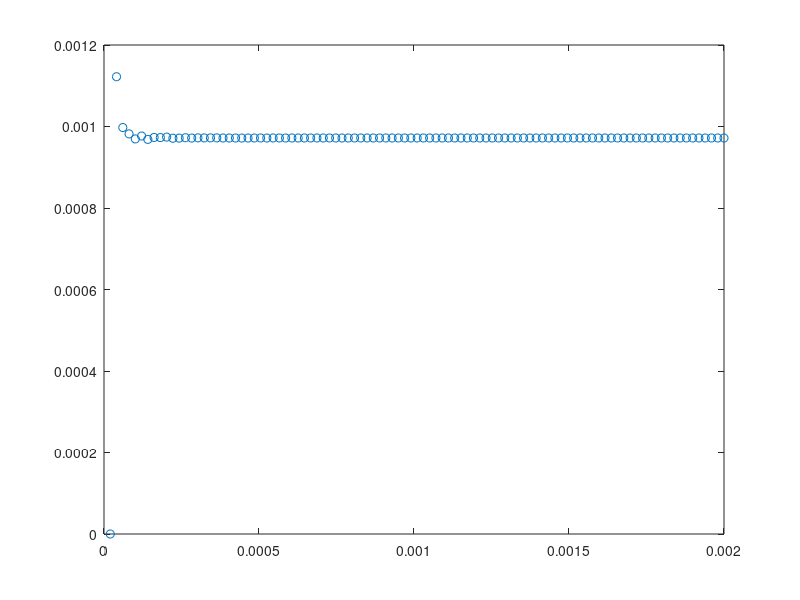
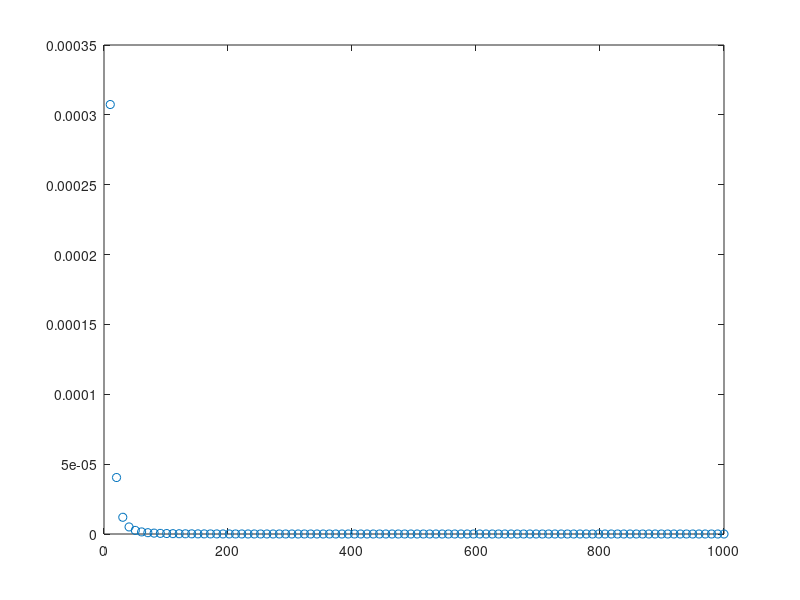
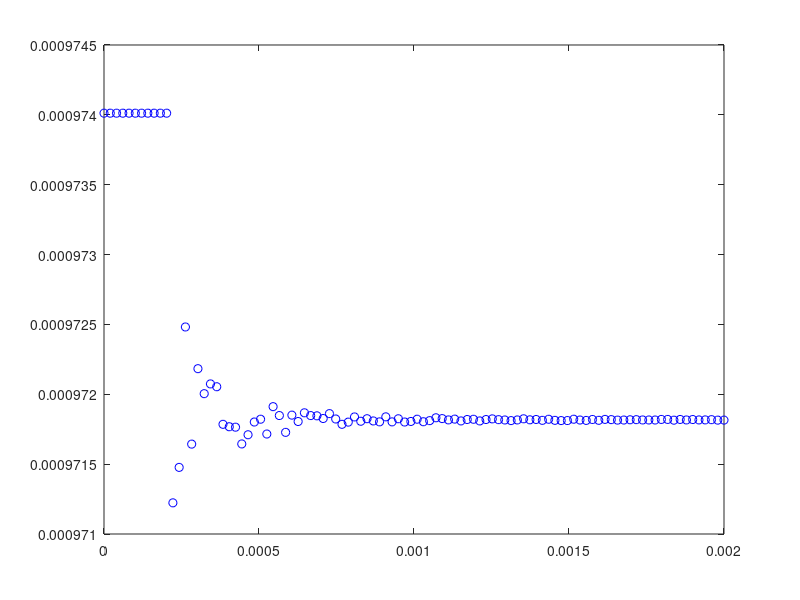
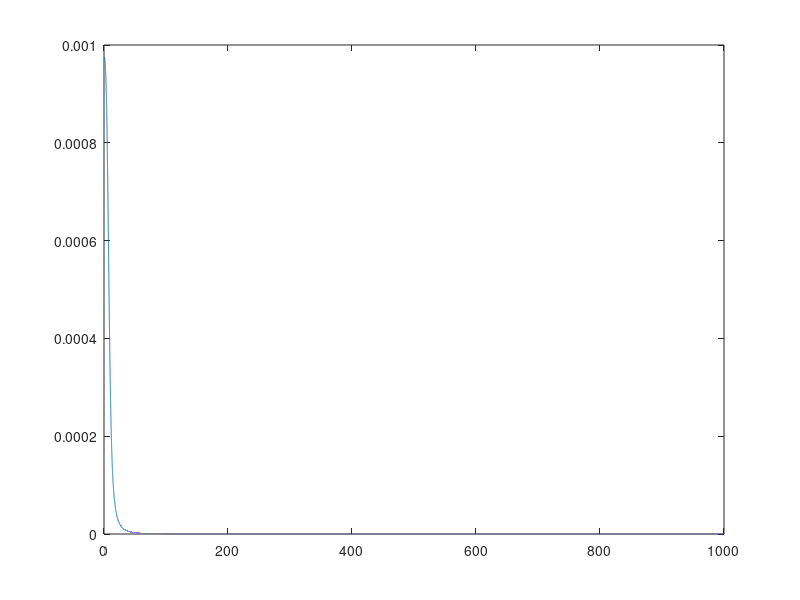

These figures' MATLAB source, in order: (Note: this script raises an error after producing the figures.)
% Integral med förbehandling
clc; clear all; close all;

% notes:
% tolerance for pain (or error)
tol = 1e-9;
% analytisk förbehandling: fiffla lite innan du utför
% numerisk integration med trapetsmetoden.
% inbyggda funktioner för jämförelse: quad, integral, trapz
% ... eller analytiska värdet.

% a. Plot the integrand.
integrand = @(x) (1 - exp(-(x./7).^3))./(3.*x.^3);
figure(1)
x = linspace(0, 2*10e-4);
plot(x, integrand(x), 'o')
% it looks the way it does, especially without the 'o'
% option, since MATLAB does a linear interpolation. The
% second data point "shoots off"?

% b. Svanskapning?
figure(2)
B = 1000; % Where we'll cut off.
% B = 1000 gives 4 correct digits
% B = 10000 gives more,
% but four seems enough.
% remember, we're trading accuracy for less computing work
% a few extra decimals for ten times the work would be a
% trade-off we're choosing not do do.

x = linspace(0, B);
plot(x, integrand(x), 'o')
% right, the "tail" goes to zero and stays there.
% The question wants me to determine a B such that 
% the contribution from the tail int(B, inf) becomes 
% negligible.
integral(integrand, 0, x(end))

% c. Suggest a way to eliminate the "trembling" effect
% in the beginning.
% ... just pretend it's a straight line?
% or replace the ten first poins with the eleventh or something.
x_2_b = linspace(0, 2*10e-4);
y = integrand(x_2_b);
y_11 = y(11);
for k = 1:10
    y(k) = y_11;
end
figure(3)
plot(x_2_b, y, 'bo')
% oh, the trembling is worse than I thought. How about replacing the
% first points from x = 0 to x = 2 with y(x) = 2)
y_1000 = y(2);
for k = 1:100
    y(k) = y_1000;
end
figure(4)
plot(x_2_b, y, 'ro')

% plot the whole thing

% problem: what is n: the number of points?
n = 1e+5;

x_plot = linspace(0, B, n);
y_plot = integrand(x_plot);
y_1000 = y(2);
for k = 1:100
    y_plot(k) = y_1000;
end
plot(x_plot, y_plot)

% d. We have prepared the integrand early and late. Do
% we need more preparation?
% ... No, this looks good right? It's all smooth.

% e. Now calculate (approximate numerically?) the integral
% with enough certainty, with preperations, and with your
% own written code for the trapezoid rule.

% we're almost ready for this. But what is h?
h = abs(x_plot(1) - x_plot(end)) / length(x_plot)
% problems problems problems... :(

approx_int = e_07_trapz(y_plot, h)
% This takes the value to be NaN)
% ... because the first value of y_plot is NaN...

% f. How would you approximate the error bound numerically
% with your method? Remember to take your preperations
% into consideration.

% error term of the trapezoid method is (p. 256 in Sauer)
% E(h) = h^3 / 12 * max_of_second_derivative_within_interval
% ... however, that's their special case. I think it's
% {absolute} E(h) = length_of_interval * h^2 / 12 * max
% in general, just that their length is h.
% soo... derivate the inegrand twice :((((((((((((.

% Wolfram alpha to the rescue!
% "derivate (1 -
% Divide[exp\(40)Power[\(40)Divide[x,7]\(41),3]\(41),3Power[x,3]]) twice"
% ... it looks god awful.
fpp = @(x) exp(-(x.^3)./343).*(-3.*x.^6 - 1372.*x.^3 + 470596.*exp(x.^3 ./ 343)+ 470596) ./ (117649.*x.^5);
% where's its max so I don't have to see you again
x_crap = linspace(0, B);
figure(6)
plot(x_crap, fpp(x_crap))   % It's still god awful... it goes towards x-ish

% I think matlab uses some maximum constant for the exp(o(x^3)), that's why
% it looks linear after like 50. Could be wrong though.

% ... sometimes in life, just check that you input the function correctly.
% increment the counter of "do correct mathematics."
% ... max curvature is like 2.15e-5? ... Not greater than that?